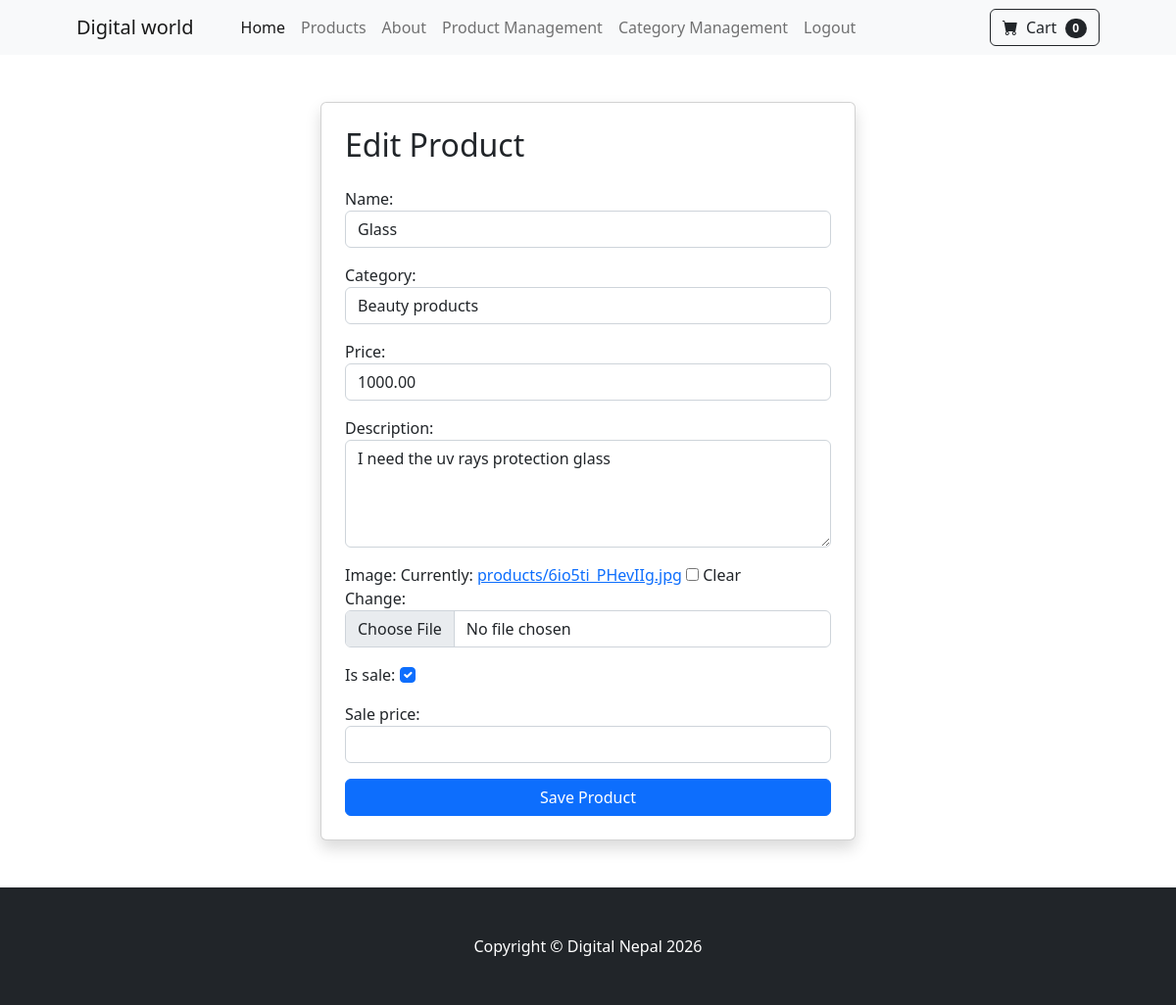
Screenshot of /products/1/edit/ (signed in) with the database file from the repository.
### store/models.py (models this page shows, shortened)
class Product(models.Model):
    name = models.CharField(max_length=200)
    price = models.DecimalField(max_digits=10, decimal_places=2)
    category = models.ForeignKey(Category, on_delete=models.CASCADE)
    description = models.TextField()
    image = models.ImageField(upload_to='products/', null=True, blank=True)
    is_sale = models.BooleanField(default=False)
    sale_price = models.DecimalField(max_digits=10, decimal_places=2, null=True, blank=True)

class Category(models.Model):
    name = models.CharField(max_length=100)
    class Meta:
        verbose_name_plural = 'Categories'
    def __str__(self):
        return self.name

### store/decorators.py (the view)
    @login_required(login_url='login')
    def wrapper(request, *args, **kwargs):
        if not request.user.is_staff:
            raise PermissionDenied
        return view_func(request, *args, **kwargs)

### store/forms.py (shortened to what this page needs)
class ProductForm(forms.ModelForm):
    class Meta:
        model = Product
        fields = ['name', 'category', 'price', 'description', 'image', 'is_sale', 'sale_price']
        widgets = {
            'name': forms.TextInput(attrs={'class': 'form-control'}),
            'category': forms.Select(attrs={'class': 'form-control'}),
            'price': forms.NumberInput(attrs={'class': 'form-control', 'step': '0.01'}),
            'description': forms.Textarea(attrs={'class': 'form-control', 'rows': 4}),
            'image': forms.ClearableFileInput(attrs={'class': 'form-control'}),
            'is_sale': forms.CheckboxInput(attrs={'class': 'form-check-input'}),
            'sale_price': forms.NumberInput(attrs={'class': 'form-control', 'step': '0.01'}),
        }

### store/cart.py (called while the page is built)
    def __len__(self):
        return sum(item['quantity'] for item in self.cart.values())

### store/context_processors.py (called while the page is built)
def cart(request):
    return {'cart': Cart(request)}

### store/views.py (called while the page is built)
@staff_required
def product_update(request, pk):
    product = get_object_or_404(Product, pk=pk)
    if request.method == 'POST':
        form = ProductForm(request.POST, request.FILES, instance=product)
        if form.is_valid():
            form.save()
            messages.success(request, 'Product updated successfully.')
            return redirect('product_detail', pk=product.pk)
        messages.error(request, 'Please correct the errors below.')
    else:
        form = ProductForm(instance=product)
    return render(request, 'store/product_form.html', {'form': form, 'title': 'Edit Product'})

### templates/store/product_form.html (shortened to what this page needs)
{% extends 'base.html' %}
{% block content %}
<div class="container my-5">
    <div class="row justify-content-center">
        <div class="col-md-8 col-lg-6">
            <div class="card shadow">
                <div class="card-body p-4">
                    <h2 class="mb-4">{{ title }}</h2>
                    <form method="POST" enctype="multipart/form-data">
                        {{ form.as_p }}
                        <div class="d-grid mt-3">
                            <button type="submit" class="btn btn-primary">Save Product</button>
                        </div>
                    </form>
                </div>
            </div>
        </div>
    </div>
</div>
{% endblock %}

### rows the page displays
Product: name "Glass", category "Beauty products", price "1000.00", description "I need the uv rays protection glass", is_sale "☑"

### other values shown
{{ cart|length }} "0"
{{ title }} "Edit Product"
